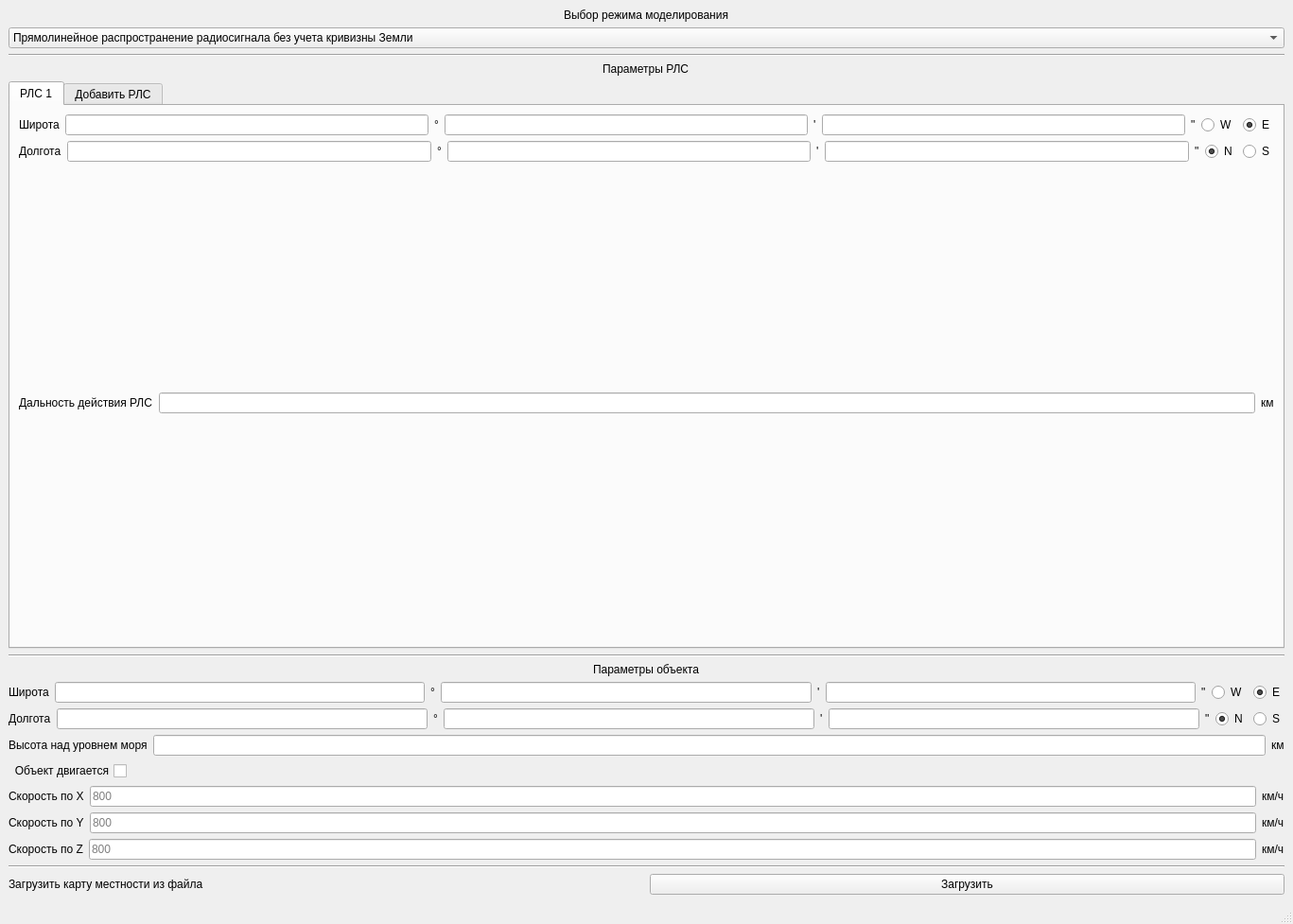
<?xml version="1.0" encoding="UTF-8"?>
<ui version="4.0">
 <class>MainWindow</class>
 <widget class="QMainWindow" name="MainWindow">
  <property name="geometry">
   <rect>
    <x>0</x>
    <y>0</y>
    <width>1367</width>
    <height>977</height>
   </rect>
  </property>
  <property name="windowTitle">
   <string>MainWindow</string>
  </property>
  <widget class="QWidget" name="centralwidget">
   <layout class="QHBoxLayout" name="horizontalLayout">
    <item>
     <layout class="QVBoxLayout" name="inputLayout">
      <item>
       <layout class="QVBoxLayout" name="modeLayout">
        <item alignment="Qt::AlignHCenter">
         <widget class="QLabel" name="label_mode">
          <property name="text">
           <string>Выбор режима моделирования</string>
          </property>
         </widget>
        </item>
        <item>
         <widget class="QComboBox" name="modeBox">
          <item>
           <property name="text">
            <string>Прямолинейное распространение радиосигнала без учета кривизны Земли</string>
           </property>
          </item>
          <item>
           <property name="text">
            <string>Прямолинейное распространение радиосигнала с учетом кривизны Земли</string>
           </property>
          </item>
          <item>
           <property name="text">
            <string>Распространение с учетом преломления в атмосфере, с использованием модели эффективного радиуса Земли</string>
           </property>
          </item>
         </widget>
        </item>
       </layout>
      </item>
      <item>
       <widget class="Line" name="line">
        <property name="orientation">
         <enum>Qt::Horizontal</enum>
        </property>
       </widget>
      </item>
      <item>
       <layout class="QVBoxLayout" name="rlsLayout">
        <item alignment="Qt::AlignHCenter">
         <widget class="QLabel" name="label_rls_parameters">
          <property name="text">
           <string>Параметры РЛС</string>
          </property>
         </widget>
        </item>
        <item>
         <widget class="QTabWidget" name="tab_rls">
          <property name="currentIndex">
           <number>0</number>
          </property>
          <property name="movable">
           <bool>false</bool>
          </property>
          <widget class="QWidget" name="tab_rls_1">
           <attribute name="title">
            <string>РЛС 1</string>
           </attribute>
           <layout class="QVBoxLayout" name="verticalLayout">
            <item>
             <layout class="QVBoxLayout" name="verticalLayout_6">
              <item>
               <layout class="QHBoxLayout" name="latitude_rlsLayout">
                <item>
                 <widget class="QLabel" name="label_rls_latitude">
                  <property name="text">
                   <string>Широта</string>
                  </property>
                 </widget>
                </item>
                <item>
                 <widget class="QLineEdit" name="rls_latitude_degrees"/>
                </item>
                <item>
                 <widget class="QLabel" name="label_rls_latitude_degrees">
                  <property name="text">
                   <string>°</string>
                  </property>
                 </widget>
                </item>
                <item>
                 <widget class="QLineEdit" name="rls_latitude_minutes"/>
                </item>
                <item>
                 <widget class="QLabel" name="label_rls_latitude_minutes">
                  <property name="text">
                   <string>'</string>
                  </property>
                 </widget>
                </item>
                <item>
                 <widget class="QLineEdit" name="rls_latitude_seconds"/>
                </item>
                <item>
                 <widget class="QLabel" name="label_rls_latitude_seconds">
                  <property name="text">
                   <string>&quot;</string>
                  </property>
                 </widget>
                </item>
                <item>
                 <widget class="QRadioButton" name="west_rls">
                  <property name="text">
                   <string>W</string>
                  </property>
                  <property name="checked">
                   <bool>false</bool>
                  </property>
                  <attribute name="buttonGroup">
                   <string notr="true">rls_latitude_buttonGroup</string>
                  </attribute>
                 </widget>
                </item>
                <item>
                 <widget class="QRadioButton" name="east_rls">
                  <property name="text">
                   <string>E</string>
                  </property>
                  <property name="checked">
                   <bool>true</bool>
                  </property>
                  <attribute name="buttonGroup">
                   <string notr="true">rls_latitude_buttonGroup</string>
                  </attribute>
                 </widget>
                </item>
               </layout>
              </item>
              <item>
               <layout class="QHBoxLayout" name="longitude_rlsLayout">
                <item>
                 <widget class="QLabel" name="label_rls_longitude">
                  <property name="text">
                   <string>Долгота</string>
                  </property>
                 </widget>
                </item>
                <item>
                 <widget class="QLineEdit" name="rls_longitude_degrees"/>
                </item>
                <item>
                 <widget class="QLabel" name="label_rls_longitude_degrees">
                  <property name="text">
                   <string>°</string>
                  </property>
                 </widget>
                </item>
                <item>
                 <widget class="QLineEdit" name="rls_longitude_minutes"/>
                </item>
                <item>
                 <widget class="QLabel" name="label_rls_longitude_minutes">
                  <property name="text">
                   <string>'</string>
                  </property>
                 </widget>
                </item>
                <item>
                 <widget class="QLineEdit" name="rls_longitude_seconds"/>
                </item>
                <item>
                 <widget class="QLabel" name="label_rls_longitude_seconds">
                  <property name="text">
                   <string>&quot;</string>
                  </property>
                 </widget>
                </item>
                <item>
                 <widget class="QRadioButton" name="north_rls">
                  <property name="text">
                   <string>N</string>
                  </property>
                  <property name="checked">
                   <bool>true</bool>
                  </property>
                  <attribute name="buttonGroup">
                   <string notr="true">rls_longitude_buttonGroup</string>
                  </attribute>
                 </widget>
                </item>
                <item>
                 <widget class="QRadioButton" name="south_rls">
                  <property name="text">
                   <string>S</string>
                  </property>
                  <attribute name="buttonGroup">
                   <string notr="true">rls_longitude_buttonGroup</string>
                  </attribute>
                 </widget>
                </item>
               </layout>
              </item>
              <item>
               <layout class="QHBoxLayout" name="horizontalLayout_7">
                <item>
                 <widget class="QLabel" name="label_rls_range_of_action">
                  <property name="text">
                   <string>Дальность действия РЛС</string>
                  </property>
                 </widget>
                </item>
                <item>
                 <widget class="QLineEdit" name="rls_range_of_action"/>
                </item>
                <item>
                 <widget class="QLabel" name="label_rls_km">
                  <property name="text">
                   <string>км</string>
                  </property>
                 </widget>
                </item>
               </layout>
              </item>
             </layout>
            </item>
           </layout>
          </widget>
          <widget class="QWidget" name="tab_add_rls">
           <attribute name="title">
            <string>Добавить РЛС</string>
           </attribute>
          </widget>
         </widget>
        </item>
       </layout>
      </item>
      <item>
       <widget class="Line" name="line_2">
        <property name="orientation">
         <enum>Qt::Horizontal</enum>
        </property>
       </widget>
      </item>
      <item>
       <layout class="QVBoxLayout" name="objectLayout">
        <item alignment="Qt::AlignHCenter">
         <widget class="QLabel" name="label_3">
          <property name="text">
           <string>Параметры объекта</string>
          </property>
         </widget>
        </item>
        <item>
         <layout class="QVBoxLayout" name="locationobjLayout">
          <item>
           <layout class="QHBoxLayout" name="latitude_objLayout">
            <item>
             <widget class="QLabel" name="label_obj_latitude">
              <property name="text">
               <string>Широта</string>
              </property>
             </widget>
            </item>
            <item>
             <widget class="QLineEdit" name="obj_latitude_degrees"/>
            </item>
            <item>
             <widget class="QLabel" name="label_obj_latitude_degrees">
              <property name="text">
               <string>°</string>
              </property>
             </widget>
            </item>
            <item>
             <widget class="QLineEdit" name="obj_latitude_minutes"/>
            </item>
            <item>
             <widget class="QLabel" name="label_obj_latitude_minutes">
              <property name="text">
               <string>'</string>
              </property>
             </widget>
            </item>
            <item>
             <widget class="QLineEdit" name="obj_latitude_seconds"/>
            </item>
            <item>
             <widget class="QLabel" name="label_obj_latitude_second">
              <property name="text">
               <string>&quot;</string>
              </property>
             </widget>
            </item>
            <item>
             <widget class="QRadioButton" name="west_obj">
              <property name="text">
               <string>W</string>
              </property>
              <property name="checked">
               <bool>false</bool>
              </property>
              <attribute name="buttonGroup">
               <string notr="true">obj_latitude_buttonGroup</string>
              </attribute>
             </widget>
            </item>
            <item>
             <widget class="QRadioButton" name="east_obj">
              <property name="text">
               <string>E</string>
              </property>
              <property name="checked">
               <bool>true</bool>
              </property>
              <attribute name="buttonGroup">
               <string notr="true">obj_latitude_buttonGroup</string>
              </attribute>
             </widget>
            </item>
           </layout>
          </item>
          <item>
           <layout class="QHBoxLayout" name="longitude_objLayout">
            <item>
             <widget class="QLabel" name="label_obj_longitude">
              <property name="text">
               <string>Долгота</string>
              </property>
             </widget>
            </item>
            <item>
             <widget class="QLineEdit" name="obj_longitude_degrees"/>
            </item>
            <item>
             <widget class="QLabel" name="label_obj_longitude_degrees">
              <property name="text">
               <string>°</string>
              </property>
             </widget>
            </item>
            <item>
             <widget class="QLineEdit" name="obj_longitude_minutes"/>
            </item>
            <item>
             <widget class="QLabel" name="label_obj_longitude_minutes">
              <property name="text">
               <string>'</string>
              </property>
             </widget>
            </item>
            <item>
             <widget class="QLineEdit" name="obj_longitude_seconds"/>
            </item>
            <item>
             <widget class="QLabel" name="label_obj_longitude_seconds">
              <property name="text">
               <string>&quot;</string>
              </property>
             </widget>
            </item>
            <item>
             <widget class="QRadioButton" name="north_obj">
              <property name="text">
               <string>N</string>
              </property>
              <property name="checked">
               <bool>true</bool>
              </property>
              <attribute name="buttonGroup">
               <string notr="true">obj_longitude_buttonGroup</string>
              </attribute>
             </widget>
            </item>
            <item>
             <widget class="QRadioButton" name="south_obj">
              <property name="text">
               <string>S</string>
              </property>
              <attribute name="buttonGroup">
               <string notr="true">obj_longitude_buttonGroup</string>
              </attribute>
             </widget>
            </item>
           </layout>
          </item>
         </layout>
        </item>
        <item>
         <layout class="QHBoxLayout" name="heightLayout">
          <item>
           <widget class="QLabel" name="label_height">
            <property name="text">
             <string>Высота над уровнем моря</string>
            </property>
           </widget>
          </item>
          <item>
           <widget class="QLineEdit" name="obj_height"/>
          </item>
          <item>
           <widget class="QLabel" name="label_km">
            <property name="text">
             <string>км</string>
            </property>
           </widget>
          </item>
         </layout>
        </item>
        <item alignment="Qt::AlignRight">
         <widget class="QCheckBox" name="checking_movement">
          <property name="accessibleName">
           <string/>
          </property>
          <property name="layoutDirection">
           <enum>Qt::RightToLeft</enum>
          </property>
          <property name="autoFillBackground">
           <bool>false</bool>
          </property>
          <property name="text">
           <string>Объект двигается</string>
          </property>
          <property name="checkable">
           <bool>true</bool>
          </property>
          <property name="checked">
           <bool>false</bool>
          </property>
          <property name="autoRepeat">
           <bool>false</bool>
          </property>
          <property name="tristate">
           <bool>false</bool>
          </property>
         </widget>
        </item>
        <item>
         <layout class="QHBoxLayout" name="speedXLayout">
          <item>
           <widget class="QLabel" name="label_speedX">
            <property name="text">
             <string>Скорость по X</string>
            </property>
           </widget>
          </item>
          <item>
           <widget class="QLineEdit" name="speed_X">
            <property name="inputMask">
             <string/>
            </property>
            <property name="text">
             <string/>
            </property>
            <property name="placeholderText">
             <string>800</string>
            </property>
           </widget>
          </item>
          <item>
           <widget class="QLabel" name="label_kmhX">
            <property name="text">
             <string>км/ч</string>
            </property>
           </widget>
          </item>
         </layout>
        </item>
        <item>
         <layout class="QHBoxLayout" name="speedYLayout">
          <item>
           <widget class="QLabel" name="label_speedY">
            <property name="text">
             <string>Скорость по Y</string>
            </property>
           </widget>
          </item>
          <item>
           <widget class="QLineEdit" name="speed_Y">
            <property name="text">
             <string/>
            </property>
            <property name="echoMode">
             <enum>QLineEdit::NoEcho</enum>
            </property>
            <property name="placeholderText">
             <string>800</string>
            </property>
           </widget>
          </item>
          <item>
           <widget class="QLabel" name="label_kmhY">
            <property name="text">
             <string>км/ч</string>
            </property>
           </widget>
          </item>
         </layout>
        </item>
        <item>
         <layout class="QHBoxLayout" name="speedZLayout">
          <item>
           <widget class="QLabel" name="label_speedZ">
            <property name="text">
             <string>Скорость по Z</string>
            </property>
           </widget>
          </item>
          <item>
           <widget class="QLineEdit" name="speed_Z">
            <property name="text">
             <string/>
            </property>
            <property name="placeholderText">
             <string>800</string>
            </property>
           </widget>
          </item>
          <item>
           <widget class="QLabel" name="label_kmhZ">
            <property name="text">
             <string>км/ч</string>
            </property>
           </widget>
          </item>
         </layout>
        </item>
       </layout>
      </item>
      <item>
       <widget class="Line" name="line_4">
        <property name="orientation">
         <enum>Qt::Horizontal</enum>
        </property>
       </widget>
      </item>
      <item>
       <layout class="QHBoxLayout" name="upload_mapLayout">
        <item>
         <widget class="QLabel" name="label_upload_map">
          <property name="text">
           <string>Загрузить карту местности из файла</string>
          </property>
         </widget>
        </item>
        <item>
         <widget class="QPushButton" name="upload_map">
          <property name="text">
           <string>Загрузить</string>
          </property>
         </widget>
        </item>
       </layout>
      </item>
     </layout>
    </item>
   </layout>
  </widget>
  <widget class="QMenuBar" name="menubar">
   <property name="geometry">
    <rect>
     <x>0</x>
     <y>0</y>
     <width>1367</width>
     <height>25</height>
    </rect>
   </property>
  </widget>
  <widget class="QStatusBar" name="statusbar"/>
 </widget>
 <resources/>
 <connections/>
 <buttongroups>
  <buttongroup name="rls_longitude_buttonGroup"/>
  <buttongroup name="rls_latitude_buttonGroup"/>
  <buttongroup name="obj_latitude_buttonGroup"/>
  <buttongroup name="obj_longitude_buttonGroup"/>
 </buttongroups>
</ui>
